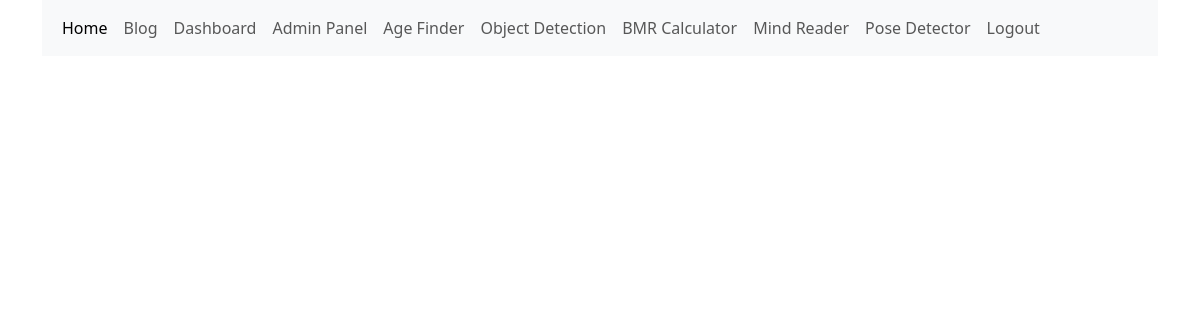
Page /blog (signed in) on the earlier database version.
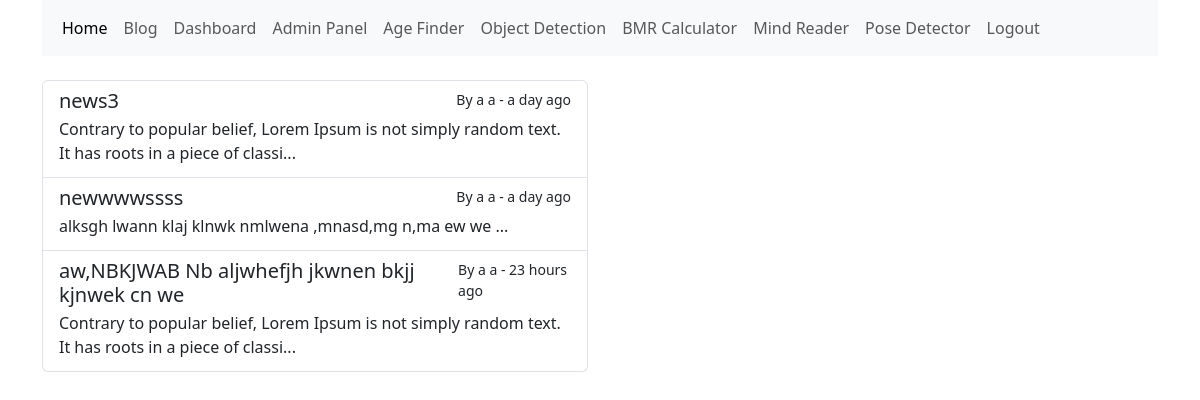
Same page on the later database version.
### database.py (models this page shows)
class Topic(SQLModel, table=True):
    id: int = Field(default=None, primary_key=True)
    title: str
    timestamp: datetime = Field(default_factory=datetime.now)
    text: str
    user_id: int = Field(foreign_key="user.id")
    user: "User" = Relationship()

### app.py (the view)
@app.route("/blog")
def blog():
    with db_session(engine) as session:
        topics = list(session.exec(select(Topic).options(selectinload(Topic.user))))
        topics_with_info = [
            {
                "topic": topic,
                "relative_time": humanize.naturaltime(datetime.now() - topic.timestamp),
                "author_name": f"{topic.user.first_name} {topic.user.last_name}"
            }
            for topic in topics
        ]
    return render_template("blog.html", topics=topics_with_info)

### templates/blog.html (shortened to what this page needs)
{% extends 'base.html'%}
{% block content %}
<div class="row mt-4">
    <div class="col-6">
        <div class="list-group">
            {% for entry in topics %}
            <a href="/blog/{{ entry.topic.id }}" class="list-group-item list-group-item-action" aria-current="true">
              <div class="d-flex w-100 justify-content-between">
                <h5 class="mb-1">{{ entry.topic.title }}</h5>
                <small>By {{ entry.author_name }} - {{ entry.relative_time }}</small>
              </div>
              <p class="mb-1"> {{ entry.topic.text[:100] }}...  </p>
            </a>
            {% endfor %}
        </div>
    </div>
</div>
{% endblock %}

Differences in the rows shown:
added Topic: topic "news3", topic "Contrary to popular belief, Lorem Ipsum is not simply random text. It has roots in a piece of classi"
added Topic: topic "newwwwssss", topic "alksgh lwann klaj klnwk nmlwena ,mnasd,mg n,ma ew we"
added Topic: topic "aw,NBKJWAB Nb aljwhefjh jkwnen bkjj kjnwek cn we", topic "Contrary to popular belief, Lorem Ipsum is not simply random text. It has roots in a piece of classi"
Other differences:
new list line: "By a a - a day ago ..."
new list line: "By a a - 23 hours ago ..."
